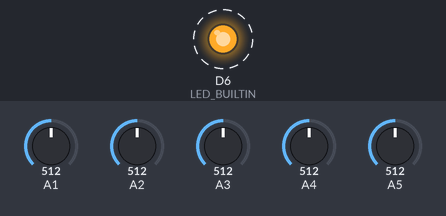
This program was run on a simulated Arduino MKR. Parts: output pins drawn as LEDs (lit = HIGH). Dashed ring = blinking. The inputs (shaded band) are chosen by the test bench; at power-on: A1 = 512, A2 = 512, A3 = 512, A4 = 512, A5 = 512. No radio packets arrive unless stated; what the program prints to the serial monitor is not drawn.

Above: at 0.5 s.
Timing chart, 0 to 4.8 s (numbered marks = the images above):
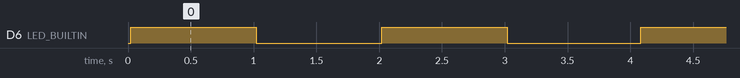

Measured:
- by itself, D6 (LED_BUILTIN): alternates HIGH for 1.0 s and LOW for 1.1 s

The program:

main.cpp
```cpp
#include <TDSSensor.h>
#include <PHSensor.h>
#include <ORPSensor.h>
#include <DOSensor.h>
#include <TURSensor.h>
#include <SPI.h>
#include <LoRa.h>

ORPSensor orpSensor(A1);
PHSensor phSensor(A2);
TDSSensor tdsSensor(A3);
DOSensor doSensor(A4);
TURSensor turSensor(A5);

#define samplingInterval 20
#define printInterval 2000

void setup() {
    Serial.begin(9600);
    while (!Serial);

    Serial.println("LoRa Sender");
    pinMode(LED_BUILTIN, OUTPUT);
    if (!LoRa.begin(915E6)) {
    Serial.println("Starting LoRa failed!");
    while (1);
  }
}

void loop() {
     static unsigned long samplingTime=millis();   //analog sampling interval
     static unsigned long printTime=millis();


     digitalWrite(LED_BUILTIN, HIGH);
     delay(1000);
     digitalWrite(LED_BUILTIN, LOW);
     delay(1000);
     if(millis()- samplingTime > samplingInterval)
     {
        orpSensor.getAnalogORP();
        phSensor.getAnalogPH();
        tdsSensor.getAnalogTDS();
        doSensor.getAnalogDO();
        turSensor.getAnalogTUR();
        samplingTime = millis();
     }

     if(millis() - printTime > printInterval)
     {
        LoRa.beginPacket();

        Serial.println("-------------------");
        Serial.print("    ORP value: ");
        Serial.println((int)orpSensor.ORP);
        LoRa.print((int)orpSensor.ORP);
        LoRa.print(" ");
        Serial.print("    pH value: ");
        Serial.println(phSensor.PH,2);
        LoRa.print(phSensor.PH,2);
        LoRa.print(" ");
        Serial.print("    TDS value: ");
        Serial.println(tdsSensor.TDS,0);
        LoRa.print(tdsSensor.TDS,0);
        LoRa.print(" ");
        Serial.print("    DO value: ");
        Serial.println(doSensor.DO);
        LoRa.print(doSensor.DO);
        LoRa.print(" ");
        Serial.print("    TUR value: ");
        Serial.println(turSensor.TUR);
        LoRa.print(turSensor.TUR);
        LoRa.print(" ");
        Serial.println("-------------------");
        printTime = millis();

        LoRa.endPacket();
     }

}
```
